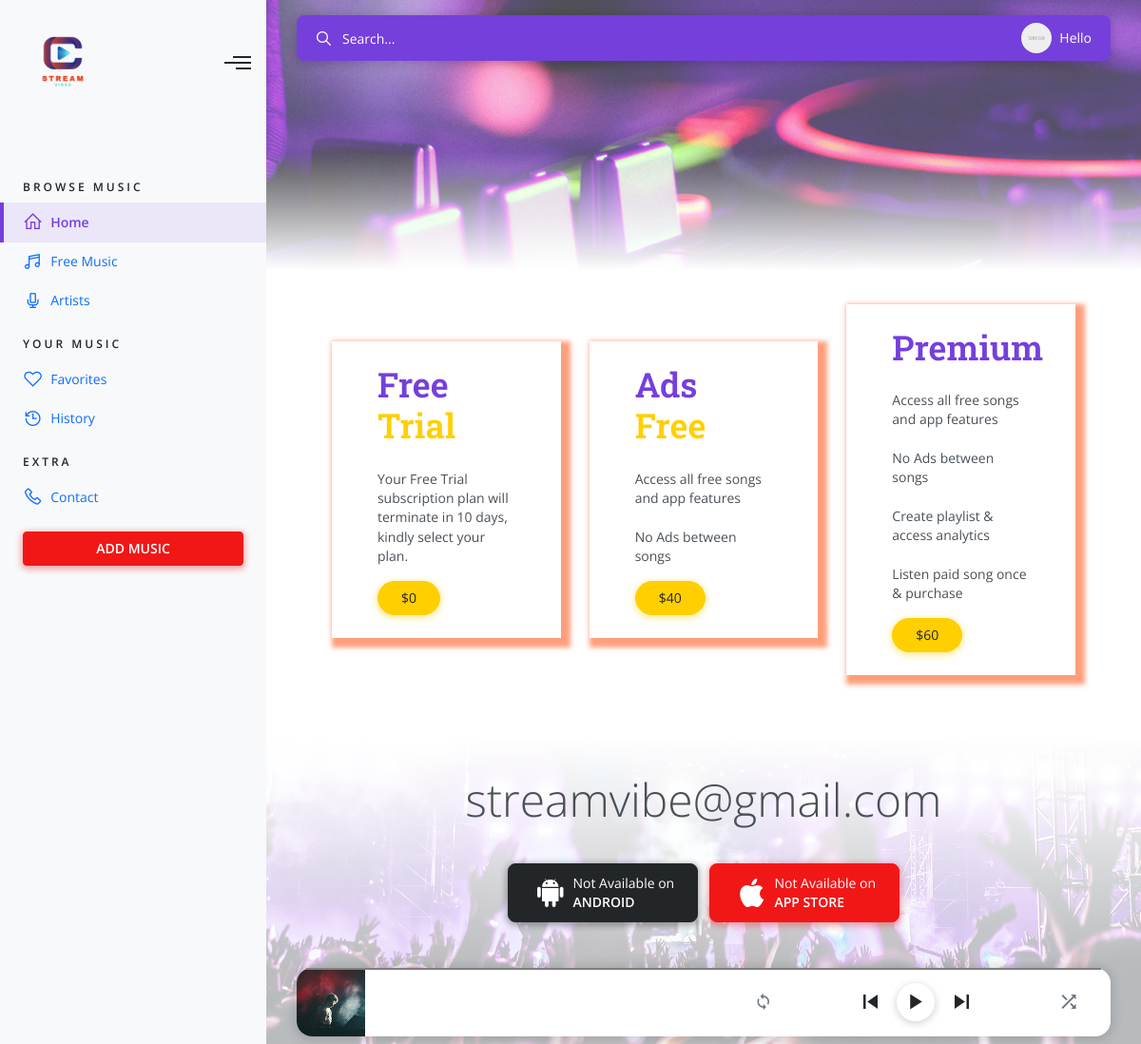
The page /demo/plan.php on the database its author committed.
### tables this page shows
CREATE TABLE `plan` (
  `id` int(11) NOT NULL,
  `name` varchar(100) NOT NULL,
  `price` text NOT NULL,
  `specification` text NOT NULL,
  `paymentPage` text NOT NULL,
  `interval` text NOT NULL
);

### demo/db_fun.php (called while the page is built, shortened)
<?php
function getPlan()
{
    $query = "select * from plan ";
    $retval = mysqli_query($GLOBALS["conn"],$query );
    $data = [];
    while ($row = mysqli_fetch_array($retval)) {
        $data[] = [
            'name' => $row['name'],
            'price' => $row['price'],
            'specification' => $row['specification'],
            'paymentPage' => $row['paymentPage'],
            'interval' => $row['interval'],
        ];
    }
    return $data;
}
?>

### demo/general.php (called while the page is built)
<?php
include ("db_fun.php");
$plans= getPlan();
?>

### demo/plan.php (the view, shortened to what this page needs)
<?php include ("general.php"); ?>
<!DOCTYPE html>
<html lang="en">
<body>
<div id="wrapper" data-scrollable="true">
<?php include "./include/sideBar.php"; ?>
    <main id="pageWrapper">
        <div class="banner bg-home"></div>
        <div class="main-container under-banner-content" id="appRoute">
            <div class="row section">
                <div class="col-xl-11 mx-auto">
                    <div class="row align-items-xl-center">
                    <?php
        foreach ($plans as $data) {
echo '<div class="col-xl-4 col-md-6 mb-4 mb-md-0">
<div class="plan-card text-left px-sm-5 py-sm-4 p-3">
    <h2 class="text-primary mb-4"> '.$data['name'] .'</h2>
       <p class="text-secondary mt-2">'.$data['specification'] .'</p>
    <a href="'.$data['paymentPage'] .'" class="btn btn-pill btn-air btn-warning"> $'.$data['price'] .'</a>
</div>
</div>';
}
?>
                    </div>
                </div>
            </div>
        </div>
        <?php include "./include/footer.php"; ?>
    </main>
</div>
</body>
</html>

### demo/include/sideBar.php (shortened to what this page needs)
<head>
    <link href="https://cdn.jsdelivr.net/npm/bootstrap@5.1.3/dist/css/bootstrap.min.css" rel="stylesheet">
    <link href="../assets/css/vendors.bundle.css" rel="stylesheet" type="text/css"/>
    <link href="../assets/css/styles.bundle.css" rel="stylesheet" type="text/css"/>
</head>
<aside id="sidebar" class="sidebar-primary">
<div class="sidebar-header d-flex align-items-center">
    <a href="./home.php" class="brand">
        <img src="../assets/images/logos/favicon.png" alt="listen-app">
    </a>
    <button type="button" class="btn toggle-menu" id="toggleSidebar">
        <span></span>
        <span></span>
        <span></span>
    </button>
</div>
<nav class="navbar">
    <ul class="navbar-nav" data-scrollable="true">
        <li class="nav-item nav-header">Browse Music</li>
        <li class="nav-item">
            <a href="home.php" class="nav-link active"><i class="la la-home"></i><span>Home</span></a>
        </li>
        <li class="nav-item">
            <a href="music.php" class="nav-link"><i class="la la-music"></i><span>Free Music</span></a>
        </li>
        <li class="nav-item">
            <a href="artists.php" class="nav-link"><i class="la la-microphone"></i><span>Artists</span></a>
        </li>
        <li class="nav-item nav-header">Your Music</li>
        <li class="nav-item">
            <a href="favorites.php" class="nav-link"><i class="la la-heart-o"></i><span>Favorites</span></a>
        </li>
        <li class="nav-item">
            <a href="history.php" class="nav-link"><i class="la la-history"></i><span>History</span></a>
        </li>
        <li class="nav-item nav-header">Extra</li>
        <li class="nav-item">
            <a href="contact.php" class="nav-link"><i class="la la-phone"></i><span>Contact</span></a>
        </li>
    </ul>
</nav>
<div class="sidebar-footer">
    <a href="add-music.php" class="btn btn-block btn-danger btn-air btn-bold">
        <span>Add Music</span>
    </a>
</div>
</aside>
<header id="header" class="bg-primary">
<div class="d-flex align-items-center">
    <form action="#" id="searchForm">
        <button type="button" class="btn ion-ios-search"></button>
        <input type="text" placeholder="Search..." id="searchInput" class="form-control">
    </form>
    <ul class="header-options d-flex align-items-center">
        <li class="dropdown fade-in">
            <a href="javascript:void(0);" class="d-flex align-items-center py-2" role="button" id="userMenu" data-toggle="dropdown" aria-haspopup="true" aria-expanded="false">
                <div class="avatar avatar-sm avatar-circle"><img src="../assets/images/users/thumb.jpg" alt="user"></div>
                <span class="pl-2">Hello  </span>
            </a>
        </li>
    </ul>
</div>
</header>

### demo/include/footer.php (shortened to what this page needs)
<footer id="footer" class="bg-img">
            <div class="footer-content">
                <a href="#" class="email">streamvibe@gmail.com</a>
                <div class="platform-btn-inline">
                    <a href="#" class="btn btn-dark btn-air platform-btn">
                        <i class="ion-logo-android"></i>
                        <div class="platform-btn-info">
                            <span class="platform-desc">Not Available on</span>
                            <span class="platform-name">Android</span>
                        </div>
                    </a>
                    <a href="#" class="btn btn-danger btn-air platform-btn">
                        <i class="ion-logo-apple"></i>
                        <div class="platform-btn-info">
                            <span class="platform-desc">Not Available on</span>
                            <span class="platform-name">App Store</span>
                        </div>
                    </a>
                </div>
            </div>
        </footer>
        <div id="audioPlayer" class="player-primary">
            <div id="progress-container">
                <input type="range" class="amplitude-song-slider">
                <progress class="audio-progress audio-progress--played amplitude-song-played-progress"></progress>
                <progress class="audio-progress audio-progress--buffered amplitude-buffered-progress" value="0"></progress>
            </div>
            <div class="audio">
                <div class="song-image"><img data-amplitude-song-info="cover_art_url" src="../assets/images/cover/small/1.jpg" alt=""></div>
                <div class="song-info pl-3">
                </div>
            </div>
            <div class="audio-controls">
                <div class="audio-controls--left d-flex mr-auto">
                    <button class="btn btn-icon-only amplitude-repeat"><i class="ion-md-sync"></i></button>
                </div>
                <div class="audio-controls--main d-flex">
                    <button class="btn btn-icon-only amplitude-prev"><i class="ion-md-skip-backward"></i></button>
                    <button class="btn btn-air btn-pill btn-default btn-icon-only amplitude-play-pause">
                        <i class="ion-md-play"></i>
                    </button>
                    <button class="btn btn-icon-only amplitude-next"><i class="ion-md-skip-forward"></i></button>
                </div>
                <div class="audio-controls--right d-flex ml-auto">
                    <button class="btn btn-icon-only amplitude-shuffle amplitude-shuffle-off"><i class="ion-md-shuffle"></i></button>
                </div>
            </div>
        </div>

### rows shown on the page
plan: name "Free Trial", specification "Your Free Trial subscription plan will terminate in 10 days, kindly select your plan.", price "0"
plan: name "Ads Free", specification "Access all free songs and app features No Ads between songs", price "40"
plan: name "Premium", specification "Access all free songs and app features No Ads between songs Create playlist & access analytics Listen paid song once & purchase", price "60"
